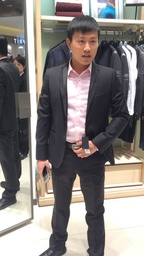
#> input picture com/机器学习/机器学习5/3.jpg, 144 x 256 px, shrunk from 720 x 1280 before the run
$ python 5.10.image_convolve.py   (older library calls are emulated)
#> lines starting #> are read from the running program, lines starting #| are printed output that depends on the picture
#!/usr/bin/python
#  -*- coding:utf-8 -*-

import numpy as np
import os
from PIL import Image


def convolve(image, weight):
    height, width = image.shape
    h, w = weight.shape
    height_new = height - h + 1
    width_new = width - w + 1
    image_new = np.zeros((height_new, width_new), dtype=np.float)
    for i in range(height_new):
        for j in range(width_new):
            image_new[i,j] = np.sum(image[i:i+h, j:j+w] * weight)
    image_new = image_new.clip(0, 255)
    image_new = np.rint(image_new).astype('uint8')
    return image_new

# image_new = 255 * (image_new - image_new.min()) / (image_new.max() - image_new.min())

if __name__ == "__main__":
    A = Image.open("3.jpg", 'r')
#> A is the input picture: PIL image 144x256 RGB; mean R, G, B 134.8, 129.1, 126.5
    output_path = '.\\Pic2\\'
    if not os.path.exists(output_path):
        os.mkdir(output_path)
    a = np.array(A)
    soble_x = np.array(([-1, 0, 1], [-2, 0, 2], [-1, 0, 1]))
    soble_y = np.array(([-1, -2, -1], [0, 0, 0], [1, 2, 1]))
    soble = np.array(([-1, -1, 0], [-1, 0, 1], [0, 1, 1]))
    prewitt_x = np.array(([-1, 0, 1], [-1, 0, 1], [-1, 0, 1]))
    prewitt_y = np.array(([-1, -1,-1], [0, 0, 0], [1, 1, 1]))
    prewitt = np.array(([-2, -1, 0], [-1, 0, 1], [0, 1, 2]))
    laplacian = np.array(([0, -1, 0], [-1, 4, -1], [0, -1, 0]))
    laplacian2 = np.array(([-1, -1, -1], [-1, 8, -1], [-1, -1, -1]))
    weight_list = ('soble_x', 'soble_y', 'soble', 'prewitt_x', 'prewitt_y', 'prewitt', 'laplacian', 'laplacian2')
    print ('梯度检测：')
    for weight in weight_list:
        print (weight, 'R',)
        R = convolve(a[:, :, 0], eval(weight))
        print ('G',)
        G = convolve(a[:, :, 1], eval(weight))
        print( 'B')
        B = convolve(a[:, :, 2], eval(weight))
        I = 255 - np.stack((R, G, B), 2)
        Image.fromarray(I).save(output_path + weight + '.png')
#> this loop made 8 passes
#> pass 1, `R = convolve(a[:, :, 0], eval(weight))`:
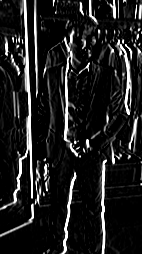
#> R: shape (254, 142); min 0, max 255, mean 30.7
#> pass 1, `G = convolve(a[:, :, 1], eval(weight))`:
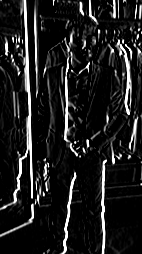
#> G: shape (254, 142); min 0, max 255, mean 29.8
#> pass 1, `B = convolve(a[:, :, 2], eval(weight))`:
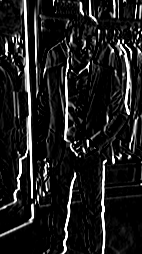
#> B: shape (254, 142); min 0, max 255, mean 29.1
#> pass 1, `I = 255 - np.stack((R, G, B), 2)`:
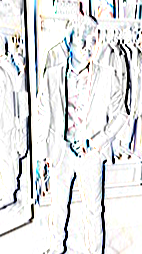
#> I: shape (254, 142, 3); mean R, G, B 224.3, 225.2, 225.9
#> after the loop:
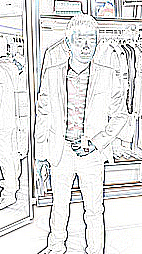
#> I: shape (254, 142, 3); mean R, G, B 225.1, 225.2, 225

    # [23 lines of commented-out code are left out]

$ run again, with com/机器学习/机器学习5/wuyanzu.jpg copied over com/机器学习/机器学习5/3.jpg
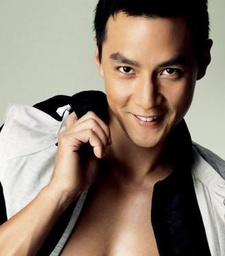
#> input picture com/机器学习/机器学习5/wuyanzu.jpg, 225 x 256 px, shrunk from 328 x 374 before the run
#> A is the input picture: PIL image 225x256 RGB; mean R, G, B 140.3, 125.7, 112.1
#> the loop `for weight in weight_list:` made 8 passes
#> pass 1, `B = convolve(a[:, :, 2], eval(weight))`:
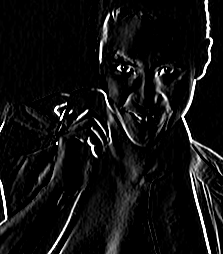
#> B: shape (254, 223); min 0, max 255, mean 17.4
#> after the loop `for weight in weight_list:`:
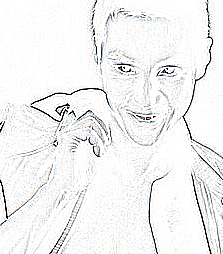
#> I: shape (254, 223, 3); mean R, G, B 241.8, 242, 242

$ run again, with com/机器学习/机器学习5/son.png saved as com/机器学习/机器学习5/3.jpg
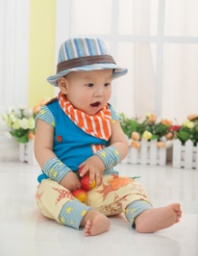
#> input picture com/机器学习/机器学习5/son.png, 198 x 256 px, shrunk from 218 x 282 before the run
#> A is the input picture: PIL image 198x256 RGB; mean R, G, B 202.6, 195.5, 183.7
#> the loop `for weight in weight_list:` made 8 passes
#> pass 1, `B = convolve(a[:, :, 2], eval(weight))`:
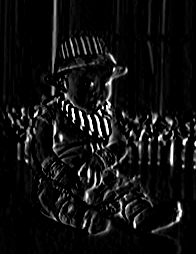
#> B: shape (254, 196); min 0, max 255, mean 16.9
#> after the loop `for weight in weight_list:`:
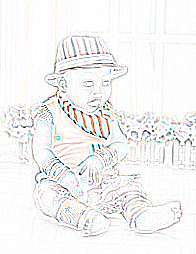
#> I: shape (254, 196, 3); mean R, G, B 243.3, 243.2, 242.3
